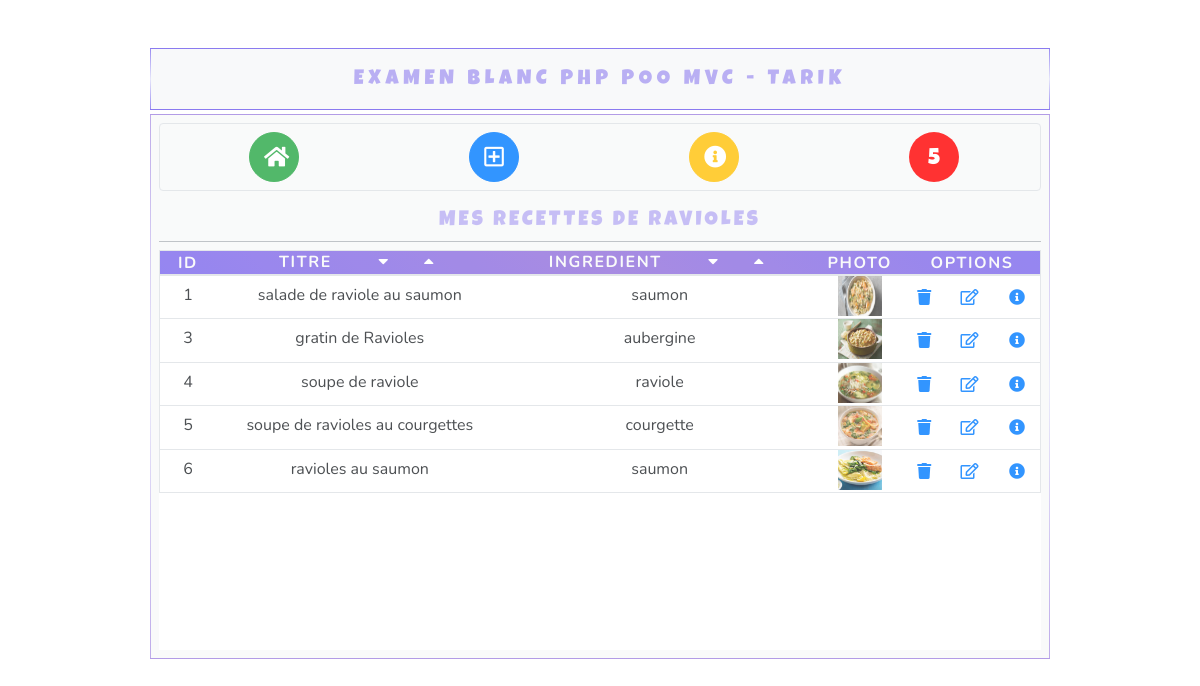
Screenshot of /index.php?controller=default&action=home with the database file from the repository.
### tables this page shows
CREATE TABLE `ravioles` (
  `id` int(11) NOT NULL,
  `title` varchar(250) NOT NULL,
  `ingredient` varchar(250) NOT NULL,
  `description` text NOT NULL,
  `picture` varchar(250) NOT NULL
);

### controller/DefaultController.php (called while the page is built, shortened)
<?php
class DefaultController
{
    private $raviolesManager;
    public function __construct()
    {
        $this->raviolesManager = new RaviolesManager();
    }
    public function home(){
        $data = $this->raviolesManager->count();
        $color = $this->raviolesManager->getColor($data);
        $ravioles = $this->raviolesManager->selectAll();
        require ('view/home.php');
    }
}

### model/Database.php (called while the page is built, shortened)
<?php
class Database{
    private $host = 'localhost';
    private $dbname = 'recipes';
    private $username = 'root';
    private $password = '';
    public function __construct(){
        try{
            $this->bdd = new PDO('mysql:host='.$this->host.';dbname='.$this->dbname,$this->username,$this->password);
        }
        catch(Exception $e) {
            die('Erreur '.$e->getMessage());
        }
    }
}
?>

### model/RaviolesManager.php (called while the page is built, shortened)
<?php
class RaviolesManager extends Database
{
    public function selectAll()
    {
        $ravioles = [];
        $sql = 'SELECT * FROM ravioles';
        foreach ($this->bdd->query($sql) as $row) {
            $ravioles[] = new Ravioles($row['id'], $row['title'], $row['ingredient'], $row['description'], $row['picture']);
        }
        return $ravioles;
    }
    public function count(){
        $count = $this->bdd->query('SELECT COUNT(*) AS nb FROM ravioles');
        $res = $count->fetch();
        $nb = $res['nb'];
        return $nb;
    }
    public function getColor($data){
        if ($data >= 0 && $data < 4){
            $color = 'orange';
        }
        else if ($data >= 4){
            $color = 'red';
        }
        return $color;
    }
}

### model/Ravioles.php (called while the page is built, shortened)
<?php
class Ravioles
{
    private $id;
    private $title;
    private $ingredient;
    private $picture;
    public function __construct($id, $title, $ingredient, $description, $picture)
    {
        $this->id = $id;
        $this->title = $title;
        $this->ingredient = $ingredient;
        $this->picture = $picture;
    }
    public function getId()
    {
        return $this->id;
    }
    public function getTitle()
    {
        return $this->title;
    }
    public function getIngredient()
    {
        return $this->ingredient;
    }
    public function getPicture()
    {
        return $this->picture;
    }
}

### view/parts/listRavioles.php (the view)
<div class="bg-white scroller">
        <table class="table border rounded">
            <thead class="text-uppercase text-light">
            <tr>
                <th>id</th>
                <th>
                    <span>titre&emsp;</span>
                    &emsp;<a class='tri' href="../../../exam_blanc_php_poo_mvc_tarik/index.php?controller=default&action=orderBy"><i class="fas fa-caret-down"></i></a>
                    &emsp;<a class='tri' href="../../../exam_blanc_php_poo_mvc_tarik/index.php?controller=default&action=orderByDesc"><i class="fas fa-caret-up"></i></a>
                </th>
                <th>
                    <span>ingredient&emsp;</span>
                    &emsp;<a class='tri' href="../../../exam_blanc_php_poo_mvc_tarik/index.php?controller=default&action=orderByIngredientAsc"><i class="fas fa-caret-down"></i></a>
                    &emsp;<a class='tri' href="../../../exam_blanc_php_poo_mvc_tarik/index.php?controller=default&action=orderByIngredientDesc"><i class="fas fa-caret-up"></i></a>
                </th>
                <th>photo</th>
                <th class="text-center" colspan="3">options</th>
            </tr>
            </thead>
            <tbody>
        <tr><?php foreach ($ravioles as $raviole){?>
            <td><?=$raviole->getId();?></td>
            <td><?=$raviole->getTitle();?></td>
            <td><?=$raviole->getIngredient();?></td>
            <td width="10%"><img width=50% height=40px src="assets/<?=$raviole->getPicture();?>"</td>
            <td class=""><a href="../../../exam_blanc_php_poo_mvc_tarik/index.php?controller=raviole&action=delete&id=<?php echo $raviole->getId()?>"><i class="fas fa-trash"></i></a></td>
            <td class=""><a href="../../../exam_blanc_php_poo_mvc_tarik/index.php?controller=raviole&action=updateForm&id=<?php echo $raviole->getId()?>"><i class="far fa-edit"></i></a></td>
            <td class=""><a title="voir les details" href="../../../exam_blanc_php_poo_mvc_tarik/index.php?controller=raviole&action=displayOne&id=<?php echo $raviole->getId()?>"><i class="fas fa-info-circle"></i></a></td>
        </tr>
        <?php
        }?>
        </tbody>
        </table>
</div>

### index.php (shortened to what this page needs)
<?php
if ($_GET['controller'] === 'default' && $_GET['action'] === 'home'){
    $myPage = new DefaultController();
    $myPage->home();
}
?>

### view/home.php (shortened to what this page needs)
<!DOCTYPE html>
<html lang="en">
<head>
</head>
<body>
<?php
include('parts/header.php');
?>
<div id='test' class="d-flex justify-content-center">
    <div class="cadre col-9 bg-light p-2 mt-1">
        <?php
            include('parts/menu.php');
        ?>
        <h4 class="text-uppercase border border-secondary border-left-0 border-top-0 border-right-0 bg-light">mes recettes de ravioles</h4>
            <?php
                include('parts/listRavioles.php');
             ?>
    </div>
</div>
</body>

### view/parts/header.php
<div class="d-flex justify-content-center">
    <div class="test col-9 bg-light rounded mt-5 p-2">
        <h3 class="text-uppercase">examen blanc php poo mvc - tarik</h3>
    </div>
</div>

### view/parts/menu.php
<div class="d-flex justify-content-around bg-light border rounded">
    <a class='pl-2' href="../../../exam_blanc_php_poo_mvc_tarik/index.php?controller=default&action=home">
        <button style="border-radius:50%;width:50px;height:50px;font-size:1.4rem;" type='submit' class="btn btn-success  mt-2 mb-2 text-uppercase"><i class="fas fa-home"></i></button>
    </a>
    <a class='pl-2' href="../../../exam_blanc_php_poo_mvc_tarik/index.php?controller=raviole&action=addForm">
        <button style="border-radius:50%;width:50px;height:50px;font-size:1.4rem;" type='submit' class="btn btn-primary  mt-2 mb-2 text-uppercase">
            <i class="far fa-plus-square"></i>
        </button>
    </a>
    <a class='pl-2' href="#">
        <button style="border-radius:50%;width:50px;height:50px;font-size:1.4rem;" type='submit' class="btn btn-warning text-white mt-2 mb-2 text-uppercase"><i class="fas fa-info-circle"></i></button>
    </a>
    <a class='pl-2' href="#">
        <button style="border-radius:50%;width:50px;height:50px;font-size:1.4rem;color:white;padding-top:0.6rem;background-color:<?=$color?>" type='submit' class="btn mt-2 mb-2 text-uppercase">
            <?php
            echo $data;
            ?>
        </button>
    </a>
</div>

### rows the page displays
ravioles: id "1", title "salade de raviole au saumon", ingredient "saumon", picture (picture)
ravioles: id "3", title "gratin de Ravioles", ingredient "aubergine", picture (picture)
ravioles: id "4", title "soupe de raviole", ingredient "raviole", picture (picture)
ravioles: id "5", title "soupe de ravioles au courgettes", ingredient "courgette", picture (picture)
ravioles: id "6", title "ravioles au saumon", ingredient "saumon", picture (picture)

### other values shown
$data "5"
